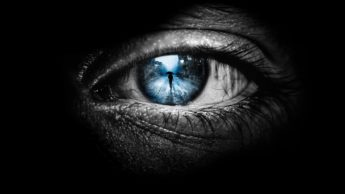
#> input picture Lab10/eye.jpg, 345 x 194 px
$ python lab10.py
#> lines starting #> are read from the running program, lines starting #| are printed output that depends on the picture
import cv2 as cv
import numpy as np

image = cv.imread('eye.jpg', 0)
#> image: shape (194, 345); min 0, max 255, mean 22.6
gauss_mask = cv.GaussianBlur(image, (15,15), 0)
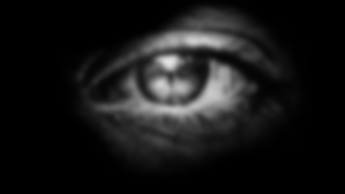
#> gauss_mask: shape (194, 345); min 0, max 227, mean 22.5
image_sharp = cv.addWeighted(image, 2, gauss_mask, -1,  0)
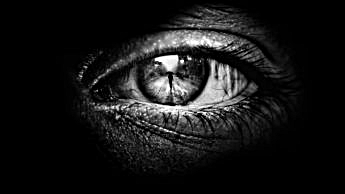
#> image_sharp: shape (194, 345); min 0, max 255, mean 22.9
kernel = np.array([[-1,-1,-1],
                  [-1,8,-1],
                  [-1,-1,-1]])
image_hpf= cv.filter2D(image, -1, kernel)
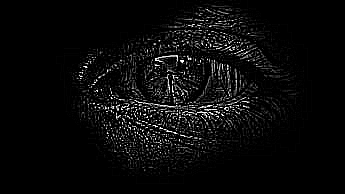
#> image_hpf: shape (194, 345); min 0, max 255, mean 10.3

cv.imshow('output', np.vstack((image, image_hpf,  image_sharp)))
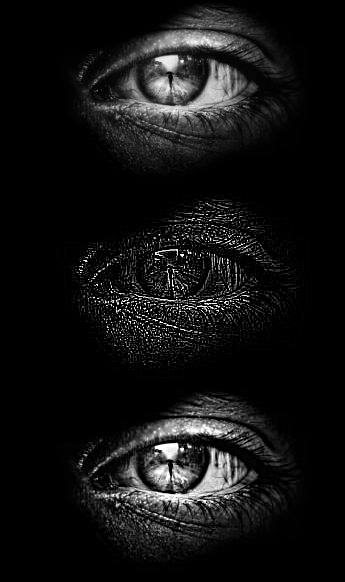
#> window 'output': shape (582, 345); min 0, max 255, mean 18.6
cv.waitKey(0)
cv.destroyAllWindows()
